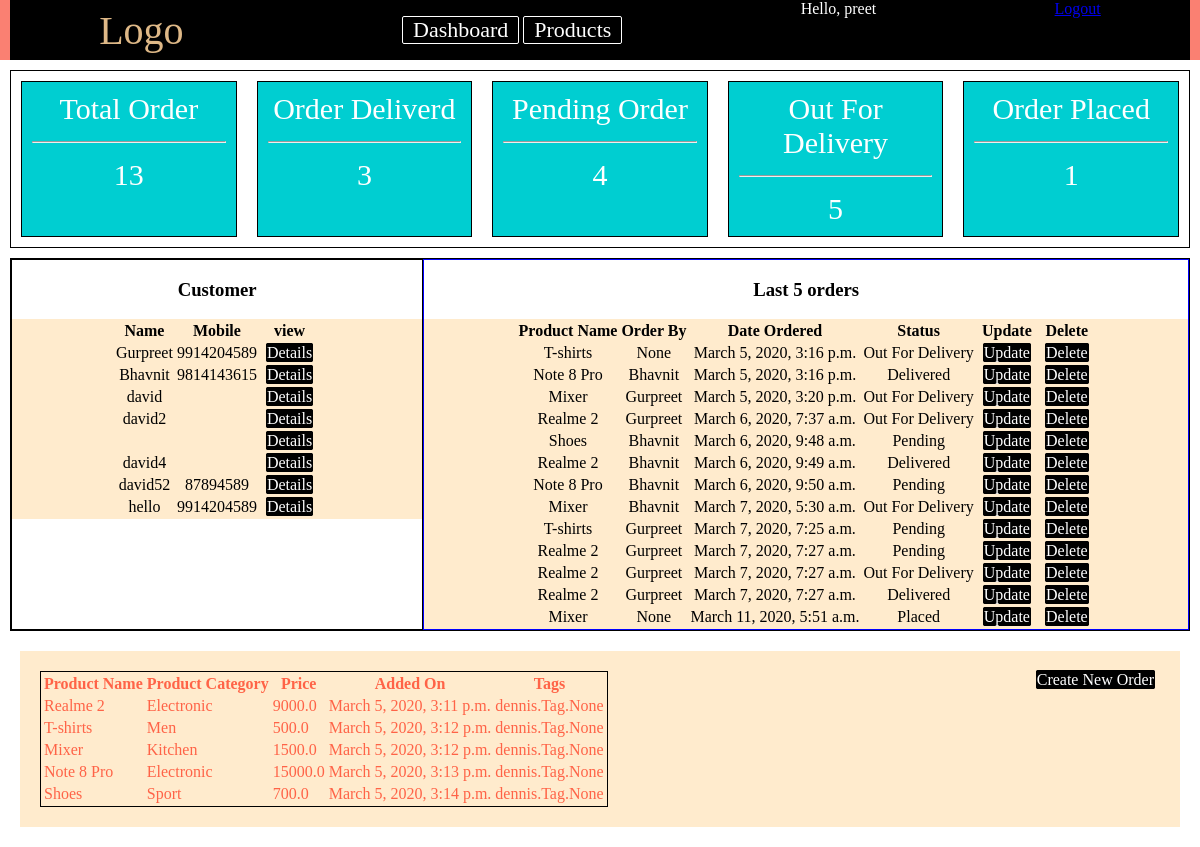
The page /dennis/ (signed in) on the database its author committed.
### dennis/models.py (models this page shows, shortened)
class Customer(models.Model):
    user = models.OneToOneField(User,null=True,blank=True ,on_delete=models.CASCADE)
    profile_pic = models.ImageField(null=True,blank=True,default="default.png")
    name = models.CharField(max_length=20)
    email = models.EmailField(max_length=20)
    mobile = models.CharField(max_length=10)
    def __str__(self):
        return str(self.name)  # convert into str because of signals

class Order(models.Model):
    status = (
        ("Pending","pending"),
        ("Placed","placed"),
        ("Out For Delivery","out for delivery"),
        ("Delivered","delivered")
    )
    placed_by = models.ForeignKey(Customer,on_delete=models.SET_NULL,null=True)
    order_name = models.ForeignKey(Products,on_delete=models.SET_NULL,null=True)
    placed_on = models.DateTimeField(auto_now_add=True)
    order_status = models.CharField(max_length=20,choices=status)

class Products(models.Model):
    category = (
                ("Electronic","electronics"),
                ("Sport","sports"),
                ("Kitchen","kitchens"),
                ("Men","mens"),
                )
    product_name = models.CharField(max_length=20)
    product_category = models.CharField( max_length=20,choices=category)
    price = models.FloatField(max_length=10)
    product_added = models.DateTimeField(auto_now_add=True)
    description = models.CharField(max_length=100,blank=True,null=True)
    tags = models.ManyToManyField(Tag)
    def __str__(self):
        return self.product_name

### dennis/decorators.py (the view)
    def wrapper_func(request,*args,**kwargs):
        group = None
        if request.user.groups.exists():
            group = request.user.groups.all()[0].name
        if group == "customer":
            return redirect('user_page')
        if group == "admin":
            return view_func(request,*args,**kwargs)

### dennis/views.py (called while the page is built)
@admin_only
def home(request):
    orders = Order.objects.all()
    total_orders = orders.count()
    pending_orders = orders.filter(order_status='Pending').count()
    placed_orders = orders.filter(order_status="Placed").count()
    delivered_orders = orders.filter(order_status='Delivered').count()
    out_for_delivery = orders.filter(order_status='Out For Delivery').count()
    customers = Customer.objects.all()
    products = Products.objects.all()
    context = {
        "order":orders,
        "total_orders":total_orders ,
         "pending":pending_orders,
         "placed":placed_orders,
         "delivered":delivered_orders,
         "out_delivery":out_for_delivery,
         "customers":customers,
         "products":products,
         }
    return render(request,'dennis/index.html',context)

### dennis/templates/dennis/index.html (shortened to what this page needs)
{% load static %}
<!DOCTYPE html>
<html lang="en">
<head>
    <link rel="stylesheet" href="{% static 'css/basic.css' %}">
</head>
<body>
        <nav class="navbar">
         <a class="logo" href="{% url 'home'%}">Logo</a>
            <ul>
                <li> <a href="{% url 'home'%}">Dashboard</a></li>
                <li> <a href="{% url 'home'%}">Products</a></li>
            </ul>
            <span style="color:white">Hello, {{request.user}}</span>
            <span> <a href="{% url 'logout'%}">Logout</a> </span>
        </nav>
        <div class="order">
            <div class="total_order">Total Order
                <hr>
                {{total_orders}}
            </div>
            <div class="deliverd">Order Deliverd
                <hr>
                    {{delivered}}
            </div>
            <div class="pending">Pending Order
                <hr>
                    {{pending}}
            </div>
            <div class="pending">Out For Delivery
                <hr>
                    {{out_delivery}}
            </div>
            <div class="pending">Order Placed
                <hr>
                    {{placed}}
            </div>
        </div>
        <div class="flex2">
            <div class="customer">
                <h3>Customer</h3>
                <table>
                    <tr>
                      <th>Name</th>
                      <th>Mobile</th>
                      <th>view</th>
                    </tr>
                    {% for i in customers%}
                    <tr>
                      <td>{{i.name}}</td>
                      <td>{{i.mobile}}</td>
                      <td><a class="btn" href="{% url 'customer' i.id%}">Details</a></td>
                   </tr>
                    {% endfor %}
                  </table>
            </div>
            <div class="order_placed">
                <h3>Last 5 orders</h3>
                <table>
                    <tr>
                      <th>Product Name</th>
                      <th>Order By</th>
                      <th>Date Ordered</th>
                      <th>Status</th>
                      <th>Update</th>
                      <th>Delete</th>
                    </tr>
                    {% for i in order %}
                    <tr>
                      <td>{{i.order_name}}</td>
                      <td>{{i.placed_by}}</td>
                      <td>{{i.placed_on}}</td>
                      <td>{{i.order_status}}</td>
                      <td><a class="btn" href="{% url 'update_order' i.id %}"> Update</a></td>
                      <td><a class="btn" href="{% url 'delete_order' i.id %}"> Delete</a></td>
                    </tr>
                    {% endfor %}
                  </table>
            </div>
        </div>
        <div class="flex3">
            <div class="table">
                <table>
                    <tr>
                        <th>Product Name</th>
                        <th>Product Category</th>
                        <th>Price</th>
                        <th>Added On</th>
                        <th>Tags</th>
                    </tr>
                    {% for i in products%}
                    <tr>
                        <td>{{i.product_name}}</td>
                        <td>{{i.product_category}}</td>
                        <td>{{i.price}}</td>
                        <td>{{i.product_added}}</td>
                        <td>{{i.tags}}</td>
                    </tr>
                    {% endfor %}
                </table>
            </div>
            <div>
                <a class="btn" href="{% url 'create_order' %}"> Create New Order </a>
            </div>
        </div>
</body>
</html>

### dennis/static/css/basic.css (style rules this page uses)
body { margin: 0px; padding: 0px; box-sizing: border-box; }
.navbar { display: flex; border-left: 10px solid salmon; border-right: 10px solid salmon; justify-content:space-around; background: black; }
.navbar > .logo { align-self: center; font-size: 40px; text-decoration: none; color: burlywood; }
.navbar > ul > li { display: inline-block; border : 1px solid white; border-radius: 2px; }
.navbar > ul >li >a { list-style-type: none; font-size: 22px; margin :10px; text-decoration: none; color: white; }
.order { display: flex; border: 1px solid black; height: auto; font-size: 20px; margin: 10px; text-align: center; font-size: 30px; color: white; }
.order > .total_order { background: darkturquoise; border : 1px solid black; flex: 30%; margin: 10px; padding: 10px; }
.order > .deliverd { background: darkturquoise; border : 1px solid black; flex: 30%; margin: 10px; padding: 10px; }
.order > .pending { background: darkturquoise; border : 1px solid black; flex: 30%; margin: 10px; padding: 10px; }
.flex2 { display: flex; border : 1px solid black; margin: 10px; text-align: center; }
.flex2 > .customer { flex:30%; border : 1px solid black; }
.flex2 > .customer >table, .order_placed >table { background: blanchedalmond; text-align: center; display: flex; justify-content: center; height: auto; }
.flex2 > .order_placed { flex:60%; border : 1px solid blue; }
.flex3 { display:flex; justify-content:space-between; margin:20px; padding:20px; background:blanchedalmond; }
.flex3 >.table { border:1px solid black; align-self:center; color :tomato; }
.btn { border: 1px solid black; border-radius: 2px; margin: 5px; color: white; background: black; text-decoration: none; }

### rows shown on the page
Customer: name "Gurpreet", mobile "9914204589"
Customer: name "Bhavnit", mobile "9814143615"
Customer: name "david"
Customer: name "david2"
Customer: name "david4"
Customer: name "david52", mobile "87894589"
Customer: name "hello", mobile "9914204589"
Order: order_name "T-shirts", placed_by "None", placed_on "March 5, 2020, 3:16 p.m.", order_status "Out For Delivery"
Order: order_name "Note 8 Pro", placed_by "Bhavnit", placed_on "March 5, 2020, 3:16 p.m.", order_status "Delivered"
Order: order_name "Mixer", placed_by "Gurpreet", placed_on "March 5, 2020, 3:20 p.m.", order_status "Out For Delivery"
Order: order_name "Realme 2", placed_by "Gurpreet", placed_on "March 6, 2020, 7:37 a.m.", order_status "Out For Delivery"
Order: order_name "Shoes", placed_by "Bhavnit", placed_on "March 6, 2020, 9:48 a.m.", order_status "Pending"
Order: order_name "Realme 2", placed_by "Bhavnit", placed_on "March 6, 2020, 9:49 a.m.", order_status "Delivered"
Order: order_name "Note 8 Pro", placed_by "Bhavnit", placed_on "March 6, 2020, 9:50 a.m.", order_status "Pending"
Order: order_name "Mixer", placed_by "Bhavnit", placed_on "March 7, 2020, 5:30 a.m.", order_status "Out For Delivery"
Order: order_name "T-shirts", placed_by "Gurpreet", placed_on "March 7, 2020, 7:25 a.m.", order_status "Pending"
Order: order_name "Realme 2", placed_by "Gurpreet", placed_on "March 7, 2020, 7:27 a.m.", order_status "Pending"
Order: order_name "Realme 2", placed_by "Gurpreet", placed_on "March 7, 2020, 7:27 a.m.", order_status "Out For Delivery"
Order: order_name "Realme 2", placed_by "Gurpreet", placed_on "March 7, 2020, 7:27 a.m.", order_status "Delivered"
Order: order_name "Mixer", placed_by "None", placed_on "March 11, 2020, 5:51 a.m.", order_status "Placed"
Products: product_name "Realme 2", product_category "Electronic", price "9000.0", product_added "March 5, 2020, 3:11 p.m.", tags "dennis.Tag.None"
Products: product_name "T-shirts", product_category "Men", price "500.0", product_added "March 5, 2020, 3:12 p.m.", tags "dennis.Tag.None"
Products: product_name "Mixer", product_category "Kitchen", price "1500.0", product_added "March 5, 2020, 3:12 p.m.", tags "dennis.Tag.None"
Products: product_name "Note 8 Pro", product_category "Electronic", price "15000.0", product_added "March 5, 2020, 3:13 p.m.", tags "dennis.Tag.None"
Products: product_name "Shoes", product_category "Sport", price "700.0", product_added "March 5, 2020, 3:14 p.m.", tags "dennis.Tag.None"

### other values the page prints
{{ request.user }} "preet"
{{ total_orders }} "13"
{{ delivered }} "3"
{{ pending }} "4"
{{ out_delivery }} "5"
{{ placed }} "1"
